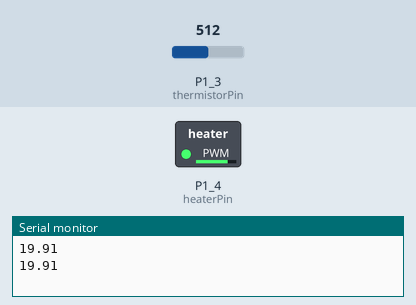
Bench run of a sketch on a simulated TI MSP430 LaunchPad. On the bench: switched loads named in the sketch (green lamp = pin HIGH), the last lines printed to the serial monitor. The inputs (shaded band) are chosen by the test bench; at power-on: P1_3 (thermistorPin) = 512.

Above: at 2.3 s.
2.4 s: P1_3 (thermistorPin) set to 56
At 3.8 s:
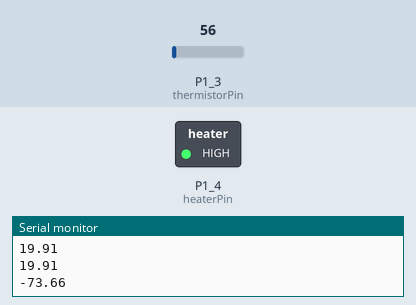
4.5 s: P1_3 (thermistorPin) set to 44
At 4.9 s:
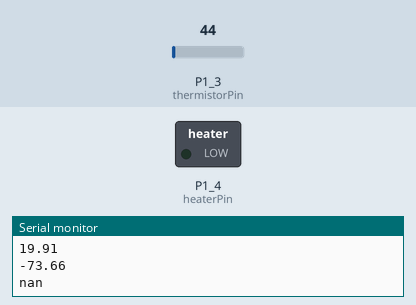
6.6 s: P1_3 (thermistorPin) set to 122
At 8.4 s:
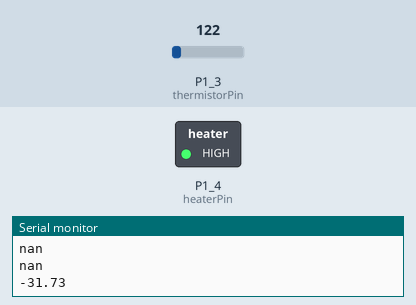
9.0 s: P1_3 (thermistorPin) set to 0
At 9.6 s:
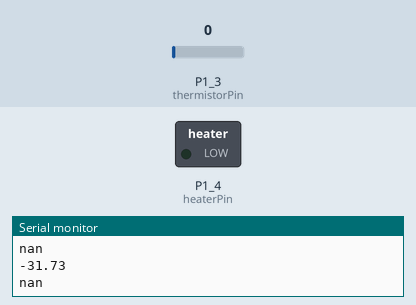
Timing chart, 0 to 12.0 s (numbered marks = the images above; inputs shaded):
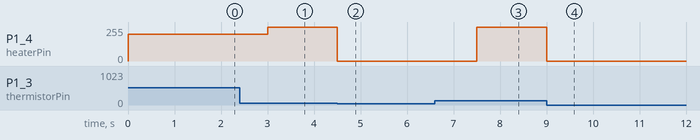

Measured:
- the behaviour switches between 50 and 49 on P1_3 (thermistorPin) (found by bisection; images 1 and 2)
- after the input at 2.4 s, P1_4 (heaterPin): 200/255 → 255/255 after 0.60 s
- after the input at 4.5 s, P1_4 (heaterPin): 255/255 → 0/255 at once
- after the input at 6.6 s, P1_4 (heaterPin): 0/255 → 255/255 after 0.90 s
- after the input at 9.0 s, P1_4 (heaterPin): 255/255 → 0/255 at once

The sketch:

temp_code.ino
```cpp
//Code for Eng101 IEP Project 2
//Duncan Rowe, 24/11/17

#include <math.h>


//Variables for calculating temperature, taken inspiration from http://www.circuitbasics.com/arduino-thermistor-temperature-sensor-tutorial/
int thermistorPin = P1_3;
int heaterPin = P1_4;


int voltageOutput;
float fixedResistor = 10000;
float logRestistor2, resistor2, T;
float c1 = 1.009249522e-03, c2 = 2.378405444e-04, c3 = 2.019202697e-07;

int val = 31;

void setup() {
Serial.begin(9600);
pinMode(heaterPin, OUTPUT);          // sets the digital pin 13 as output
}

void loop() {
  //Calculating temperature from the thermistor, taken inspiration from http://www.circuitbasics.com/arduino-thermistor-temperature-sensor-tutorial/
  voltageOutput = analogRead(thermistorPin)-50;
  //Serial.println(voltageOutput);
  resistor2 = fixedResistor * (1023.0 / (float) voltageOutput - 1.0);
  logRestistor2 = logf(resistor2);
  float kelvin = (1.0 / (c1 + c2*logRestistor2 + c3*logRestistor2*logRestistor2*logRestistor2)); // Steinhart and Hart Equation. T  = 1 / {A + B[ln(R)] + C[ln(R)]^3}
  float celcius = kelvin - 273;
  Serial.println(celcius);

  int error = val - celcius - 1;

  if (error > 0 ){
    int amount_heat = 20 * error;
    analogWrite(heaterPin, amount_heat);
  }
  else{
     analogWrite(heaterPin, 0);
  }

  delay(1500);
}
```
